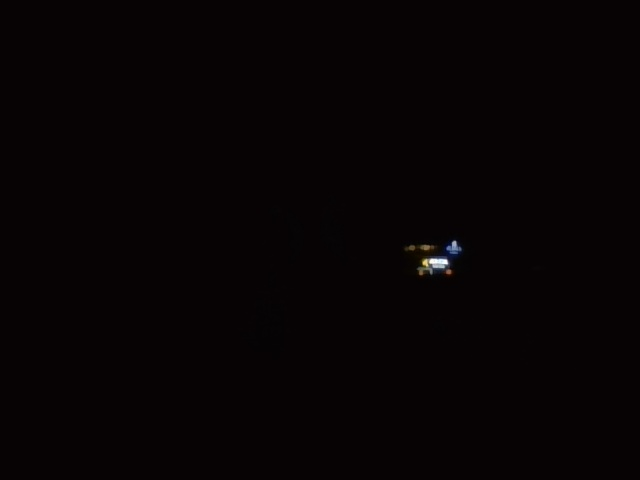
#> input picture captured_photo_2024-02-17 00-38-25.jpg, 640 x 480 px, given in place of the camera
$ python '5. modül 3. kısım canny ile kenar tespiti.py'   (older library calls are emulated)
#> lines starting #> are read from the running program, lines starting #| are printed output that depends on the picture; after the words box and inside, x2 and y2 are one past the last pixel; in counts of white or black regions, pixels touching at a corner belong together
import cv2
import numpy as np
from matplotlib import pyplot as plt
kamera = cv2.VideoCapture(0)


"""
gradyan tespiti için sonksiyon veri tipleri
cv2.CV_64F:
64 bitlik ondalık sayı (float).
Hassas türev hesaplamaları için kullanılır ve negatif değerleri de içerebilir.

cv2.CV_16S:
16 bitlik işaretli tamsayı.
Hesaplamalar sırasında daha büyük değerleri tutabilir, ancak daha fazla bellek kullanır.


cv2.CV_8U:
8 bitlik işaretsiz tamsayı (0 ile 255 arasında değerler).
Görüntü işleme uygulamalarında genellikle piksel değerlerinin bu aralıkta olduğu durumlarda kullanılır.

kenarların bir düzleme çarpması ile malzeme sayımı araç sayımı gibi örnekler projeler yapılabilir.

 """

# HSV RENK FİLTRELEMEDE KOLAYLIK SAĞLAR O YÜZDEN TERCİH EDİLİR
while True:
    ret, frame = kamera.read()
#> frame is the input picture: shape (480, 640, 3); mean B, G, R 4.3, 3.3, 7.3
    # FORMAT OLARAK  ALDIĞIMIZ GÖRÜNTÜ HSV OLARAK YENİDEN ŞEKİLLENDİRİLİYOR
    hsv = cv2.cvtColor(frame,cv2.COLOR_BGR2HSV)
#> hsv: shape (480, 640, 3); mean H, S, V 171.9, 145.3, 7.3
    #
    düsük_kırımızı = np.array([150,30,30])
    ust_kırmızı = np.array([190,255,255])
    düsük_mavi = np.array([100, 40, 40])
    ust_mavi = np.array([140, 255, 255])
    düsük_yesil = np.array([40, 40, 40])
    ust_yesil = np.array([80, 255, 255])
    mask = cv2.inRange(hsv,düsük_kırımızı,ust_kırmızı)
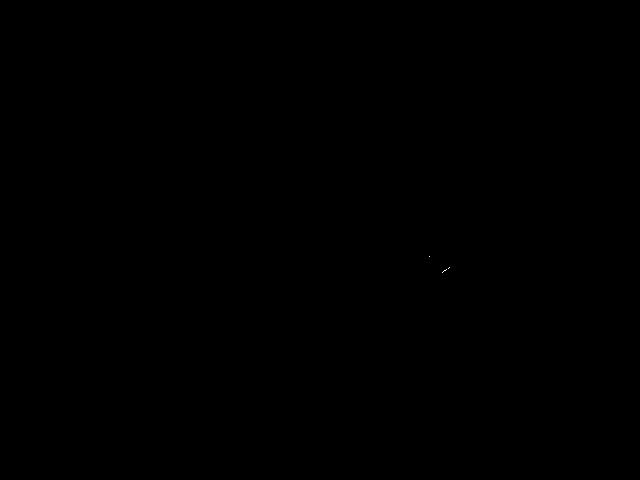
#> mask: shape (480, 640); 0% white in thin lines or dots, all inside (x1, y1, x2, y2) = (429, 256, 450, 273)
    son_resim = cv2.bitwise_and(frame,frame,mask= mask)
    mask1 = cv2.inRange(hsv, düsük_yesil, ust_yesil)
#> mask1: shape (480, 640); every value is 0
    son_resim1 = cv2.bitwise_and(frame, frame, mask=mask1)
#> son_resim1: shape (480, 640, 3); every value is 0

    mask2 = cv2.inRange(hsv, düsük_mavi, ust_mavi)
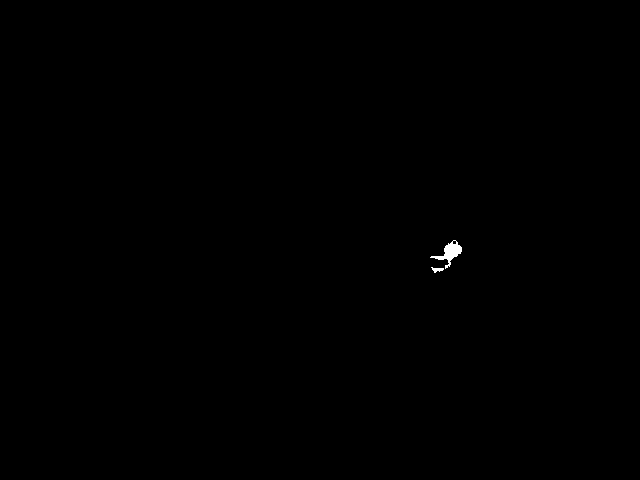
#> mask2: shape (480, 640); 0.11% white; 2 white regions, box (x1, y1, x2, y2) and area: (430, 240, 462, 269) 309, (431, 267, 444, 273) 42
    son_resim2 = cv2.bitwise_and(frame, frame, mask=mask2)


    laplacian = cv2.Laplacian(frame,cv2.CV_64F)
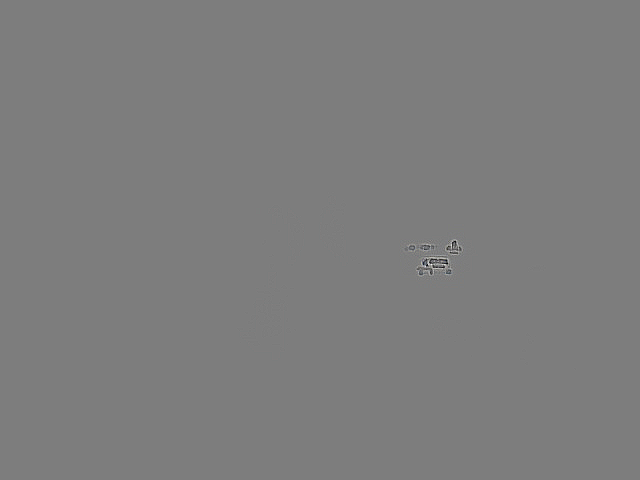
#> laplacian: shape (480, 640, 3) float64; mean B, G, R 0, 0, 0; drawn with min black and max white
    sobelx = cv2.Sobel(frame, cv2.CV_64F, 1, 0, ksize=3)
    sobely = cv2.Sobel(frame, cv2.CV_64F, 0, 1, ksize=3)

    kenarlar = cv2.Canny(frame,100,200)
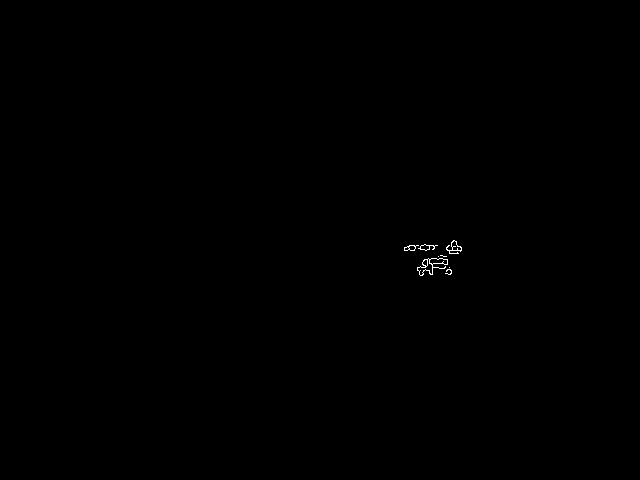
#> kenarlar: shape (480, 640); 0.1% white in thin lines or dots, all inside (x1, y1, x2, y2) = (404, 240, 462, 276)

    cv2.imshow("sobel y", sobely)
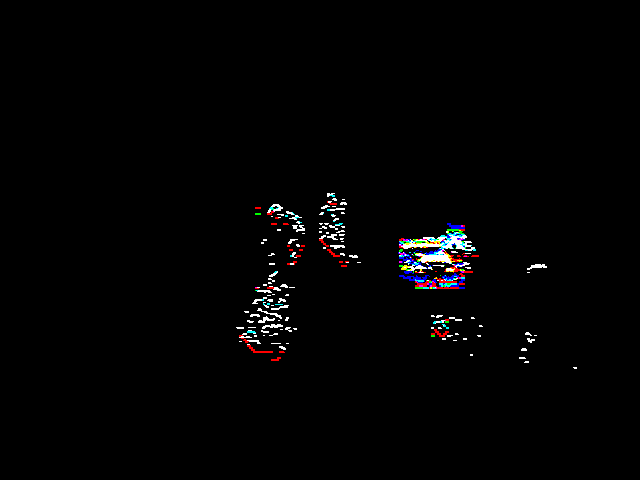
#> window 'sobel y': shape (480, 640, 3); mean B, G, R 3, 2.8, 3
    cv2.imshow("laplac", laplacian)
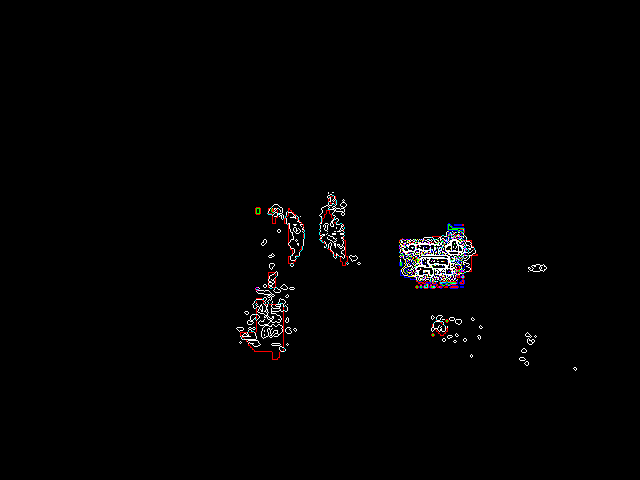
#> window 'laplac': shape (480, 640, 3); mean B, G, R 2.9, 2.7, 3.1
    cv2.imshow("sobel x", sobelx)
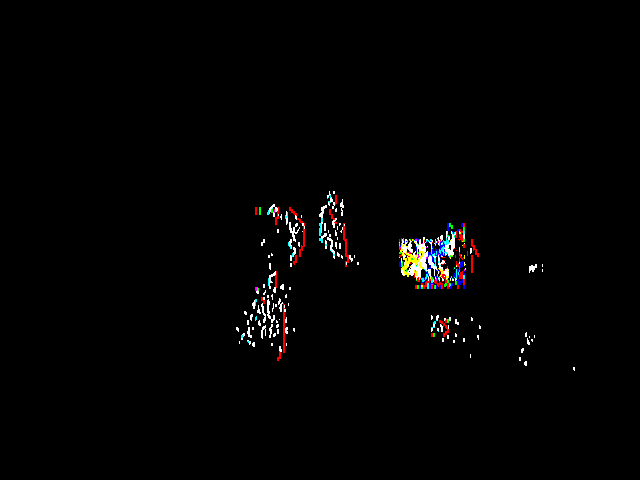
#> window 'sobel x': shape (480, 640, 3); mean B, G, R 2.7, 2.7, 3.2
    cv2.imshow("kenarlar",kenarlar)
    if cv2.waitKey(25) & 0xFF == ord("q"):
#> (key q is pressed here)
        break

kamera.release()
cv2.destroyAllWindows()
